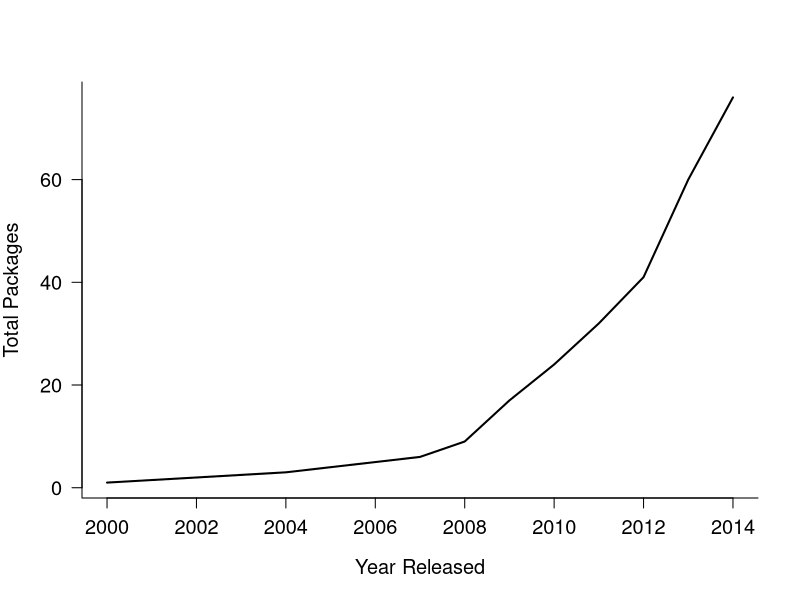

Reproduce this figure in R.
library(reshape)

ds <- read.csv("PackagesThruTime.csv")

# Group packages by year using aggregate then fix names
dsYear <- with(ds, aggregate(Program, by = list(YearReleased, RPackage), 
	                          FUN = length))

names(dsYear) <- c("YearReleased", "R", "NPackages")

# Order the data by year so cumulative number of packages
# per year can be calculated
dsYear <- dsYear[order(dsYear$YearReleased), ]

# Calculate cumulative number of packages per year
# separately for non R and R packages
dsYear$TotalPkg[dsYear$R == "other"] <- cumsum(dsYear$NPackages[dsYear$R == "other"])
dsYear$TotalPkg[dsYear$R == "R"] <- cumsum(dsYear$NPackages[dsYear$R == "R"])

png("PCMRpackages.png")

par(bty = "l")
plot(TotalPkg[R == "R"] ~ YearReleased[R == "R"], data = dsYear, 
     type = "l" , las = 1, lwd = 2, cex.lab = 1.2, cex.axis = 1.2,
	 xlim = c(2000,2014), xlab = "Year Released", ylab = "Total Packages")

dev.off()
